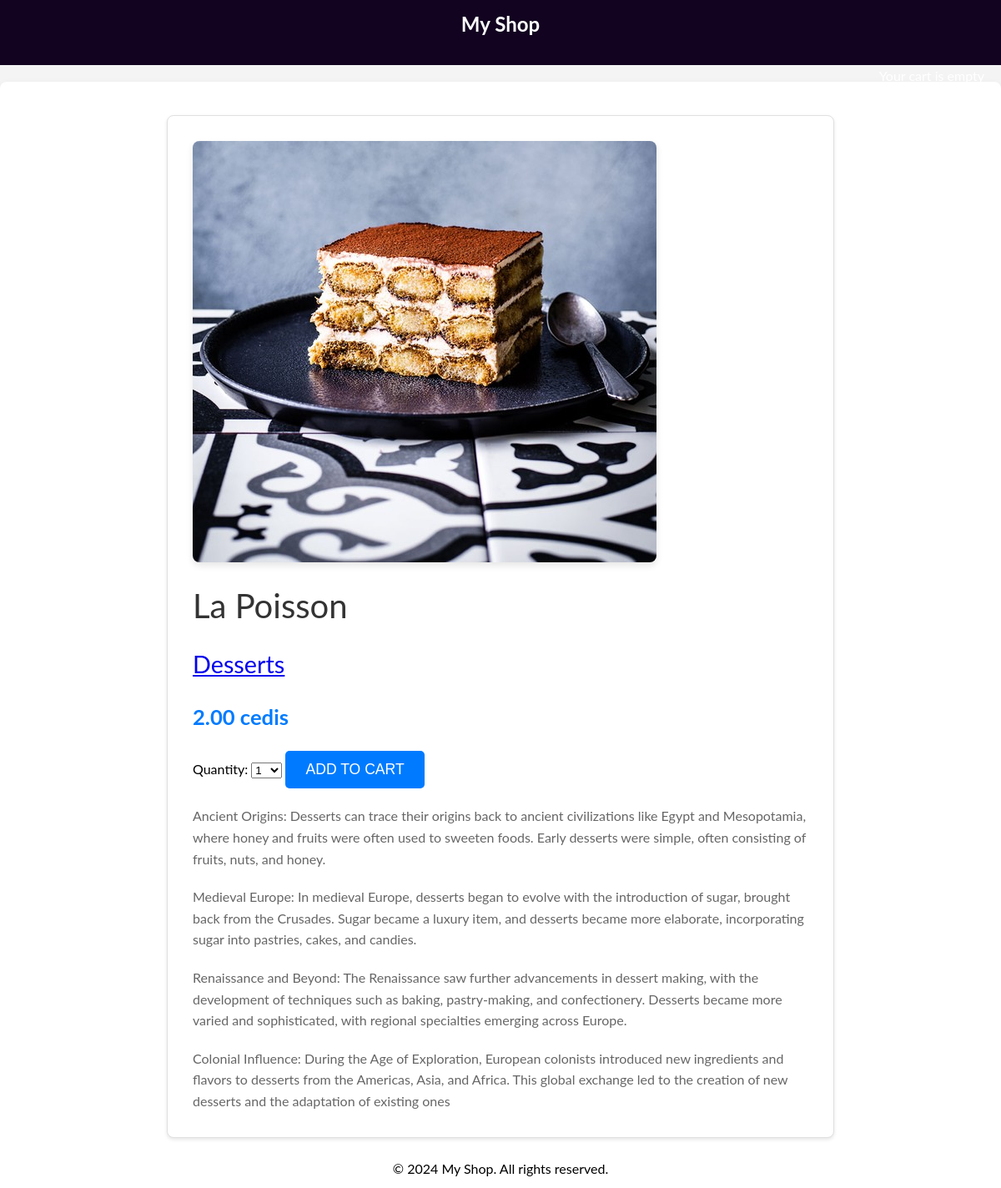
Page /product/2/la-poisson/ on the committed database.
### shop/models.py (models this page shows, shortened)
class Product(models.Model):
    category = models.ForeignKey(Category, related_name="products", on_delete=models.CASCADE)
    name = models.CharField(max_length=200, db_index=True)
    slug = models.SlugField(max_length=200, unique=True)
    image = models.ImageField(upload_to='products/%Y/%m/%d', blank=True)
    description = models.TextField(blank=True)
    price = models.DecimalField(max_digits=10, decimal_places=2)
    available = models.BooleanField(default=True)
    created = models.DateField(auto_now_add=True)
    updated = models.DateTimeField(auto_now=True)
    class Meta:
        ordering = ('name',)
        index_together = (('id', 'slug'),)

class Category(models.Model):
    name = models.CharField(max_length=200, db_index=True)
    slug = models.SlugField(max_length=200, unique=True)
    class Meta:
        ordering = ('name',)
        verbose_name = "category"
        verbose_name_plural = "categories"
    def __str__(self):
        return self.name
    def get_absolute_url(self):
        return reverse("shop:product_list_by_category", args=[self.slug])

### shop/views.py (the view)
# urls.py: path("product/<int:id>/<slug:slug>/", views.product_detail, name="product_detail")
def product_detail(request, id, slug):
    product = get_object_or_404(Product, id=id, slug=slug, available=True)
    cart_product_form = CartAddProductForm()
    return render(request, "shop/product_detail.html", {
        "product": product,
        "cart_product_form": cart_product_form,
    })

### cart/forms.py
class CartAddProductForm(forms.Form):
    quantity = forms.TypedChoiceField(choices=PRODUCT_QUANTITY_CHOICES, coerce=int)
    override = forms.BooleanField(required=False, initial=False, widget=forms.HiddenInput)

### cart/cart.py (called while the page is built)
    def __len__(self):
        return sum(item["quantity"] for item in self.cart.values())

### cart/context_processors.py (called while the page is built)
def cart(request):
    return {'cart': Cart(request)}

### shop/templates/shop/product_detail.html (shortened to what this page needs)
{% extends "shop/base.html" %}
{% load static %}
{% block content %}
<link rel="stylesheet" href="{% static 'shop/product_detail.css' %}">
    <div class="product-detail">
        <img src="{% if product.image %}{{ product.image.url }}{% else %}{% static "shop/images/no_image.png" %}{% endif %}">
        <h1>{{ product.name }}</h1>
        <h2>
            <a href="{{ product.category.get_absolute_url }}">
                {{ product.category }}
            </a>
        </h2>
        <p class="price">{{ product.price }} cedis</p>
        <form action="{% url 'cart:cart_add' product.id %}" method="post">
            {{ cart_product_form }}
            <input type="submit" Value="Add to cart">
        </form>
        {{ product.description|linebreaks }}
    </div>
{% endblock %}

### shop/templates/shop/base.html (shortened to what this page needs)
{% load static %}
<!DOCTYPE html>
<html lang="en">
<head>
    <link rel="stylesheet" href="{% static 'shop/base.css' %}">
</head>
<body>
    <div id="subheader">
        <a href="/" class="logo">My Shop</a>
    </div>
    <div id="subheader">
        <div class="cart">
        </div>
    </div>
    <div id="content">
        {% block content %}
        {% endblock %}
    </div>
    <footer>
        <p>&copy; 2024 My Shop. All rights reserved.</p>
    </footer>
</body>
</html>

### shop/static/shop/base.css (style rules this page uses)
* { box-sizing: border-box; margin: 0; padding: 0; }
html, body { font-family: 'Lato', sans-serif; line-height: 1.6; background-color: #f4f4f4; }
h1, h2, h3 { font-family: 'Lato', sans-serif; font-weight: normal; color: #333333; }
#subheader { background-color: rgb(18, 4, 32); color: white; padding: 10px; text-align: center; }
#subheader .logo { text-decoration: none; color: white; font-size: 1.5rem; font-weight: bold; }
.cart { float: right; padding: 10px; color: #ffffff; }
#content { padding: 20px; margin: 20px auto; max-width: 1200px; background-color: #ffffff; box-shadow: 0 4px 8px rgba(0, 0, 0, 0.1); border-radius: 8px; }
footer { background-color: white; color: black; text-align: center; padding: 10px; position: fixed; bottom: 0; width: 100%; }

### shop/static/shop/product_detail.css (style rules this page uses)
.product-detail { margin: 20px auto; padding: 30px; background-color: #ffffff; border: 1px solid #e0e0e0; border-radius: 8px; box-shadow: 0 2px 4px rgba(0, 0, 0, 0.1); max-width: 800px; }
.product-detail img { display: block; max-width: 100%; height: auto; margin-bottom: 20px; border-radius: 8px; box-shadow: 0 4px 8px rgba(0, 0, 0, 0.1); }
.product-detail h1 { font-size: 2.5em; margin-bottom: 15px; color: #333; }
.product-detail h2 { font-size: 1.8em; margin-bottom: 15px; color: #555; }
.product-detail .price { font-size: 1.6em; font-weight: bold; color: #007bff; margin-bottom: 20px; }
.product-detail form { margin-top: 20px; }
.product-detail form input[type="submit"] { background-color: #007bff; color: #ffffff; padding: 12px 24px; border: none; border-radius: 5px; cursor: pointer; font-size: 1.1em; text-transform: uppercase; transition: background-color 0.3s ease; }
.product-detail p { margin-top: 20px; line-height: 1.6; color: #666; }

### rows in the picture
Product: image (picture), name "La Poisson", category "Desserts", price "2.00", description "Ancient Origins: Desserts can trace their origins back to ancient civilizations like Egypt and Mesopotamia, where honey and fruits were often used to sweeten foods. Early desserts were simple, often consisting of fruits, nuts, and honey. Medieval Europe: In medieval Europe, desserts began to evolve with the introduction of sugar, brought back from the Crusades. Sugar became a luxury item, and desserts became more elaborate, incorporating sugar into pastries, cakes, and candies. Renaissance and Beyond: The Renaissance saw further advancements in dessert making, with the development of techniques such as baking, pastry-making, and confectionery. Desserts became more varied and sophisticated,…"
